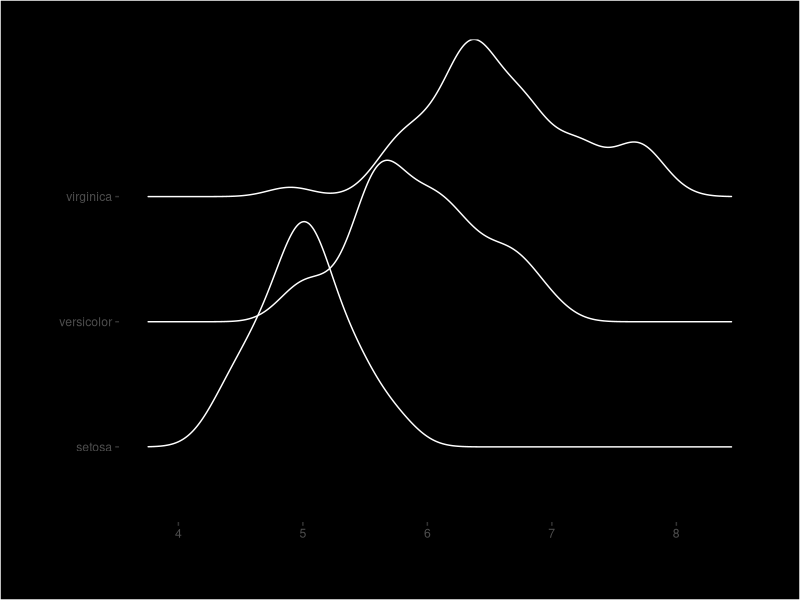

This chart was generated by the following R code:
#ridge density plot

library(tidyverse)
#like joy division 'unknown pleasures' cover
ggplot(iris, aes(y = Species, x = Sepal.Length )) +
  ggridges::geom_density_ridges(fill = "transparent", colour = "white")+
  theme(
    panel.background = element_rect(fill = "black", colour = "black"),
    panel.grid = element_blank(),
    plot.background = element_rect(fill = "black"),
    plot.margin = unit(x = c(1,1,1,1), units = "cm"))+
  NULL